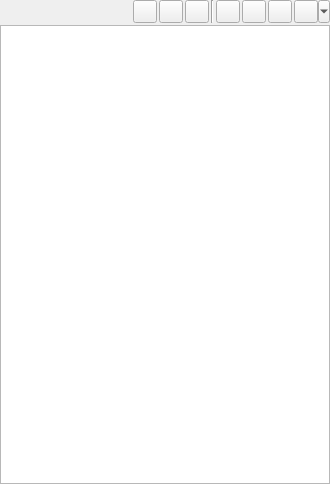
<?xml version="1.0" encoding="UTF-8"?>
<ui version="4.0">
 <class>ProjectsDock</class>
 <widget class="QDockWidget" name="ProjectsDock">
  <property name="geometry">
   <rect>
    <x>0</x>
    <y>0</y>
    <width>330</width>
    <height>484</height>
   </rect>
  </property>
  <property name="windowTitle">
   <string>Projects</string>
  </property>
  <widget class="QWidget" name="dockWidgetContents">
   <layout class="QVBoxLayout" name="verticalLayout">
    <property name="spacing">
     <number>2</number>
    </property>
    <property name="margin">
     <number>0</number>
    </property>
    <item>
     <layout class="QHBoxLayout" name="buttonsLayout">
      <property name="spacing">
       <number>2</number>
      </property>
      <property name="sizeConstraint">
       <enum>QLayout::SetMinimumSize</enum>
      </property>
      <item>
       <spacer name="horizontalSpacer">
        <property name="orientation">
         <enum>Qt::Horizontal</enum>
        </property>
        <property name="sizeType">
         <enum>QSizePolicy::Expanding</enum>
        </property>
        <property name="sizeHint" stdset="0">
         <size>
          <width>10</width>
          <height>20</height>
         </size>
        </property>
       </spacer>
      </item>
      <item>
       <widget class="QPushButton" name="pushButtonGoPrevious">
        <property name="maximumSize">
         <size>
          <width>24</width>
          <height>24</height>
         </size>
        </property>
        <property name="toolTip">
         <string>Go previous place</string>
        </property>
        <property name="icon">
         <iconset theme="go-previous">
          <normaloff/>
         </iconset>
        </property>
       </widget>
      </item>
      <item>
       <widget class="QPushButton" name="pushButtonGoNext">
        <property name="maximumSize">
         <size>
          <width>24</width>
          <height>24</height>
         </size>
        </property>
        <property name="toolTip">
         <string>Go next place</string>
        </property>
        <property name="icon">
         <iconset theme="go-next">
          <normaloff/>
         </iconset>
        </property>
       </widget>
      </item>
      <item>
       <widget class="QPushButton" name="pushButtonGoUp">
        <property name="maximumSize">
         <size>
          <width>24</width>
          <height>24</height>
         </size>
        </property>
        <property name="toolTip">
         <string>Go up one level</string>
        </property>
        <property name="icon">
         <iconset theme="go-up">
          <normaloff/>
         </iconset>
        </property>
       </widget>
      </item>
      <item>
       <widget class="Line" name="line">
        <property name="orientation">
         <enum>Qt::Vertical</enum>
        </property>
       </widget>
      </item>
      <item>
       <widget class="QPushButton" name="pushButtonSync">
        <property name="maximumSize">
         <size>
          <width>24</width>
          <height>24</height>
         </size>
        </property>
        <property name="toolTip">
         <string>Sync folder with current editor file path</string>
        </property>
        <property name="icon">
         <iconset theme="sync">
          <normaloff/>
         </iconset>
        </property>
        <property name="checkable">
         <bool>true</bool>
        </property>
       </widget>
      </item>
      <item>
       <widget class="QPushButton" name="pushButtonCollapseAll">
        <property name="maximumSize">
         <size>
          <width>24</width>
          <height>24</height>
         </size>
        </property>
        <property name="text">
         <string/>
        </property>
        <property name="icon">
         <iconset theme="collapse-all">
          <normaloff/>
         </iconset>
        </property>
       </widget>
      </item>
      <item>
       <widget class="QPushButton" name="pushButtonCustomFilters">
        <property name="maximumSize">
         <size>
          <width>24</width>
          <height>24</height>
         </size>
        </property>
        <property name="text">
         <string/>
        </property>
        <property name="icon">
         <iconset theme="custom-filters">
          <normaloff/>
         </iconset>
        </property>
       </widget>
      </item>
      <item>
       <widget class="QToolButton" name="toolButtonOptions">
        <property name="icon">
         <iconset theme="options">
          <normaloff/>
         </iconset>
        </property>
        <property name="popupMode">
         <enum>QToolButton::MenuButtonPopup</enum>
        </property>
        <property name="toolButtonStyle">
         <enum>Qt::ToolButtonIconOnly</enum>
        </property>
        <property name="arrowType">
         <enum>Qt::NoArrow</enum>
        </property>
       </widget>
      </item>
     </layout>
    </item>
    <item>
     <widget class="QTreeView" name="treeViewProjects">
      <property name="uniformRowHeights">
       <bool>true</bool>
      </property>
      <property name="headerHidden">
       <bool>true</bool>
      </property>
     </widget>
    </item>
   </layout>
  </widget>
  <action name="actionNewFile">
   <property name="icon">
    <iconset theme="document-new">
     <normaloff>:/icons/actions/document-new.png</normaloff>:/icons/actions/document-new.png</iconset>
   </property>
   <property name="text">
    <string>File</string>
   </property>
  </action>
  <action name="actionNewFolder">
   <property name="icon">
    <iconset theme="folder-new">
     <normaloff>:/icons/actions/folder-new.png</normaloff>:/icons/actions/folder-new.png</iconset>
   </property>
   <property name="text">
    <string>Folder</string>
   </property>
  </action>
  <action name="actionNewFromTemplate">
   <property name="icon">
    <iconset theme="document-new">
     <normaloff>:/icons/actions/run-build-file.png</normaloff>:/icons/actions/run-build-file.png</iconset>
   </property>
   <property name="text">
    <string>From Template</string>
   </property>
   <property name="toolTip">
    <string>From Template</string>
   </property>
  </action>
  <action name="actionDelete">
   <property name="icon">
    <iconset theme="edit-delete">
     <normaloff>:/icons/actions/edit-delete.png</normaloff>:/icons/actions/edit-delete.png</iconset>
   </property>
   <property name="text">
    <string>Delete</string>
   </property>
  </action>
  <action name="actionNewProject">
   <property name="icon">
    <iconset theme="project-development-new-template">
     <normaloff>:/icons/actions/project-development-new-template.png</normaloff>:/icons/actions/project-development-new-template.png</iconset>
   </property>
   <property name="text">
    <string>Project</string>
   </property>
  </action>
  <action name="actionCloseProject">
   <property name="icon">
    <iconset>
     <normaloff>:/icons/actions/project-development-close.png</normaloff>:/icons/actions/project-development-close.png</iconset>
   </property>
   <property name="text">
    <string>Close</string>
   </property>
  </action>
  <action name="actionOpenProject">
   <property name="icon">
    <iconset>
     <normaloff>:/icons/actions/project-open.png</normaloff>:/icons/actions/project-open.png</iconset>
   </property>
   <property name="text">
    <string>Open</string>
   </property>
  </action>
  <action name="actionProperties">
   <property name="text">
    <string>Properties</string>
   </property>
  </action>
  <action name="actionRefresh">
   <property name="icon">
    <iconset theme="view-refresh">
     <normaloff>:/icons/actions/view-refresh.png</normaloff>:/icons/actions/view-refresh.png</iconset>
   </property>
   <property name="text">
    <string>Refresh</string>
   </property>
   <property name="shortcut">
    <string>F5</string>
   </property>
  </action>
  <action name="actionOpen">
   <property name="icon">
    <iconset theme="document-open">
     <normaloff>:/icons/actions/document-open.png</normaloff>:/icons/actions/document-open.png</iconset>
   </property>
   <property name="text">
    <string>Open</string>
   </property>
  </action>
  <action name="actionOpenSystemEditor">
   <property name="text">
    <string>System Editor</string>
   </property>
  </action>
  <action name="actionRename">
   <property name="icon">
    <iconset theme="edit-rename">
     <normaloff>:/icons/actions/edit-rename.png</normaloff>:/icons/actions/edit-rename.png</iconset>
   </property>
   <property name="text">
    <string>Rename</string>
   </property>
   <property name="toolTip">
    <string>Rename</string>
   </property>
   <property name="shortcut">
    <string>F2</string>
   </property>
  </action>
  <action name="actionOrderByName">
   <property name="checkable">
    <bool>true</bool>
   </property>
   <property name="text">
    <string>By Name</string>
   </property>
  </action>
  <action name="actionOrderBySize">
   <property name="checkable">
    <bool>true</bool>
   </property>
   <property name="text">
    <string>By Size</string>
   </property>
  </action>
  <action name="actionOrderByDate">
   <property name="checkable">
    <bool>true</bool>
   </property>
   <property name="text">
    <string>By Date</string>
   </property>
  </action>
  <action name="actionOrderByType">
   <property name="checkable">
    <bool>true</bool>
   </property>
   <property name="text">
    <string>By Type</string>
   </property>
  </action>
  <action name="actionOrderDescending">
   <property name="checkable">
    <bool>true</bool>
   </property>
   <property name="text">
    <string>Descending</string>
   </property>
  </action>
  <action name="actionOrderFoldersFirst">
   <property name="checkable">
    <bool>true</bool>
   </property>
   <property name="text">
    <string>Folders First</string>
   </property>
  </action>
  <action name="actionSetInTerminal">
   <property name="icon">
    <iconset theme="utilities-terminal">
     <normaloff>:/icons/apps/utilities-terminal.png</normaloff>:/icons/apps/utilities-terminal.png</iconset>
   </property>
   <property name="text">
    <string>Set In Terminal</string>
   </property>
  </action>
  <action name="actionRemove">
   <property name="text">
    <string>Remove</string>
   </property>
  </action>
  <action name="actionProjectBundles">
   <property name="icon">
    <iconset theme="bundle-item-bundle">
     <normaloff>:/icons/bundles/bundle.png</normaloff>:/icons/bundles/bundle.png</iconset>
   </property>
   <property name="text">
    <string>Project Bundles</string>
   </property>
   <property name="toolTip">
    <string>Bundles inside this project</string>
   </property>
  </action>
  <action name="actionBashInit">
   <property name="text">
    <string>Bash Init</string>
   </property>
  </action>
  <action name="actionCopy">
   <property name="icon">
    <iconset theme="edit-copy">
     <normaloff>:/icons/actions/edit-copy.png</normaloff>:/icons/actions/edit-copy.png</iconset>
   </property>
   <property name="text">
    <string>&amp;Copy</string>
   </property>
   <property name="shortcut">
    <string>Ctrl+C</string>
   </property>
  </action>
  <action name="actionCut">
   <property name="icon">
    <iconset theme="edit-cut">
     <normaloff>:/icons/actions/edit-cut.png</normaloff>:/icons/actions/edit-cut.png</iconset>
   </property>
   <property name="text">
    <string>Cu&amp;t</string>
   </property>
   <property name="shortcut">
    <string>Ctrl+X</string>
   </property>
  </action>
  <action name="actionPaste">
   <property name="icon">
    <iconset theme="edit-paste">
     <normaloff>:/icons/actions/edit-paste.png</normaloff>:/icons/actions/edit-paste.png</iconset>
   </property>
   <property name="text">
    <string>&amp;Paste</string>
   </property>
   <property name="shortcut">
    <string>Ctrl+V</string>
   </property>
  </action>
  <action name="actionSelectRelatedBundles">
   <property name="text">
    <string>Select Related Bundles</string>
   </property>
   <property name="toolTip">
    <string>Choose bundles related to this project</string>
   </property>
  </action>
  <action name="actionGoDown">
   <property name="icon">
    <iconset theme="go-down">
     <normaloff/>
    </iconset>
   </property>
   <property name="text">
    <string>Go Down</string>
   </property>
  </action>
 </widget>
 <resources/>
 <connections/>
</ui>
